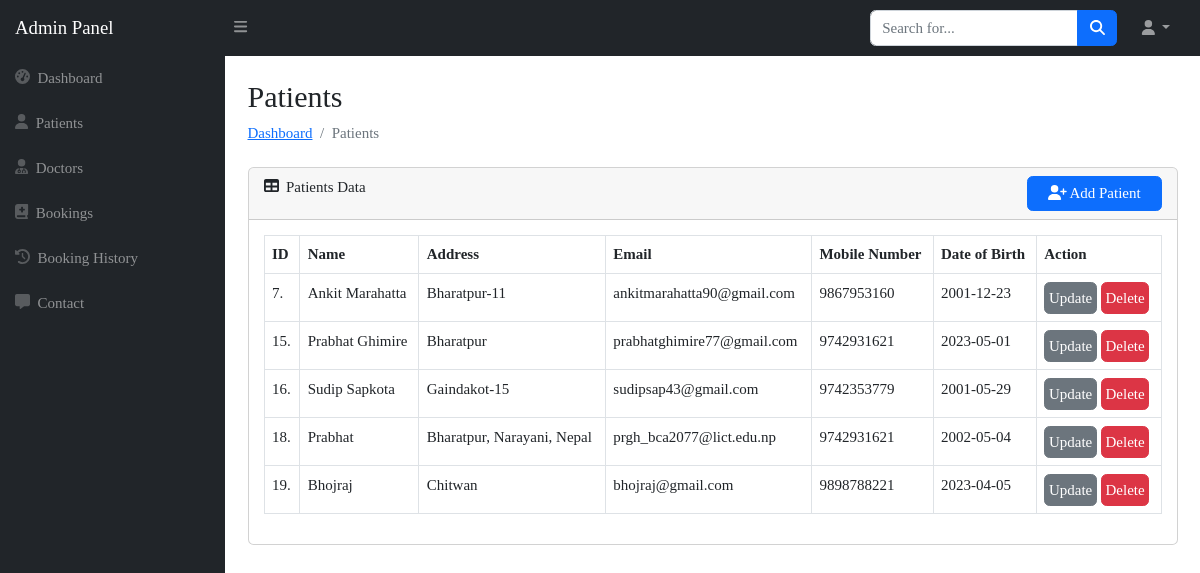
/admin/patient-details.php (signed in), run on the app's committed database.
### tables this page shows
CREATE TABLE `patients` (
  `p_id` int(11) NOT NULL,
  `full_name` varchar(255) DEFAULT NULL,
  `address` varchar(255) DEFAULT NULL,
  `email` varchar(255) DEFAULT NULL,
  `phone` varchar(20) DEFAULT NULL,
  `dob` date DEFAULT NULL,
  `password` varchar(255) DEFAULT NULL,
  `confirm_password` varchar(255) DEFAULT NULL
);

### admin/patient-details.php (the view, shortened to what this page needs)
<!DOCTYPE html>
<html lang="en">
<head>
    <link href="https://cdn.jsdelivr.net/npm/simple-datatables@7.1.2/dist/style.min.css" rel="stylesheet" />
    <link href="../css/styles.css" rel="stylesheet" />
</head>
<body class="sb-nav-fixed">
    <nav class="sb-topnav navbar navbar-expand navbar-dark bg-dark">
        <a class="navbar-brand ps-3" href="index.html">Admin Panel</a>
        <button class="btn btn-link btn-sm order-1 order-lg-0 me-4 me-lg-0" id="sidebarToggle" href="#!"><i class="fas fa-bars"></i></button>
        <form class="d-none d-md-inline-block form-inline ms-auto me-0 me-md-3 my-2 my-md-0">
            <div class="input-group">
                <input class="form-control" type="text" placeholder="Search for..." aria-label="Search for..." aria-describedby="btnNavbarSearch" />
                <button class="btn btn-primary" id="btnNavbarSearch" type="button"><i class="fas fa-search"></i></button>
            </div>
        </form>
        <ul class="navbar-nav ms-auto ms-md-0 me-3 me-lg-4">
            <li class="nav-item dropdown">
                <a class="nav-link dropdown-toggle" id="navbarDropdown" href="#" role="button" data-bs-toggle="dropdown" aria-expanded="false"><i class="fas fa-user fa-fw"></i></a>
            </li>
        </ul>
    </nav>
    <div id="layoutSidenav">
        <div id="layoutSidenav_nav">
            <nav class="sb-sidenav accordion sb-sidenav-dark" id="sidenavAccordion">
                <div class="sb-sidenav-menu">
                    <div class="nav">
                        <a class="nav-link" href="dashboard.php">
                            <div class="sb-nav-link-icon"><i class="fas fa-tachometer-alt"></i></div>
                            Dashboard
                        </a>
                        <a class="nav-link" href="patient-details.php">
                            <div class="sb-nav-link-icon"><i class="fa-solid fa-user"></i></div>
                            Patients
                        </a>
                        <a class="nav-link" href="doctor-details.php">
                            <div class="sb-nav-link-icon"><i class="fa-solid fa-user-doctor"></i></div>
                            Doctors
                        </a>
                        <a class="nav-link" href="admin-viewbooking.php">
                            <div class="sb-nav-link-icon"><i class="fa-solid fa-book-medical"></i></div>
                            Bookings
                        </a>
                        <a class="nav-link" href="bookinghistory.php">
                            <div class="sb-nav-link-icon"><i class="fa-solid fa-clock-rotate-left"></i></div>
                            Booking History
                        </a>
                        <a class="nav-link" href="contact-view.php">
                            <div class="sb-nav-link-icon"><i class="fa-solid fa-message"></i></div>
                            Contact
                        </a>
                    </div>
                </div>
            </nav>
        </div>
        <div id="layoutSidenav_content">
            <main>
                <div class="container-fluid px-4">
                    <h2 class="mt-4">Patients</h2>
                    <ol class="breadcrumb mb-4">
                        <li class="breadcrumb-item"><a href="dashboard.php">Dashboard</a></li>
                        <li class="breadcrumb-item active">Patients</li>
                    </ol>
                    <div class="card mb-4">
                        <div class="card-header">
                            <i class="fas fa-table me-1"></i>
                            Patients Data
                            <a href="#" id="addDoctorButton" class="btn btn-primary btn-block" style="width: 15%; float: right;">
                                <i class="fas fa-user-plus mr-2"></i> Add Patient
                            </a>
                        </div>
                        <div class="card-body">
                            <table id="datatablesSimple" class="table table-bordered">
                                <thead>
                                    <tr>
                                        <th>ID</th>
                                        <th>Name</th>
                                        <th>Address</th>
                                        <th>Email</th>
                                        <th>Mobile Number</th>
                                        <th>Date of Birth</th>
                                        <th>Action</th>
                                    </tr>
                                </thead>
                                <tbody>
                                    <?php
                                    include '../connection.php';
                                    $sql = "SELECT * FROM patients";
                                    $result = mysqli_query($con, $sql);
                                    if ($result) {
                                        while ($row = mysqli_fetch_assoc($result)) {
                                            $id = $row['p_id'];
                                            $full_name = $row['full_name'];
                                            $address = $row['address'];
                                            $email = $row['email'];
                                            $phone = $row['phone'];
                                            $dob = $row['dob'];
                                            echo '<tr>
                            <td>' . $id . '.</td>
                            <td>' . $full_name . '</td>
                            <td>' . $address . '</td>
                            <td>' . $email . '</td>
                            <td>' . $phone . '</td>
                            <td>' . $dob . '</td>
                            <td>
                                <a class="btn btn-secondary p-1 ml-1" href="update-patient.php?id=' . $id . '" role="button">Update</a>
                                <a class="btn btn-danger p-1 ml-1" href="delete-patients.php?id=' . $id . '" role="button">Delete</a>
                            </td>
                        </tr>';
                                        }
                                    }
                                    ?>
                                </tbody>
                            </table>
                        </div>
                    </div>
                </div>
            </main>
        </div>
    </div>
</body>
</html>

### admin/patient-details.php (style rules this page uses)
* { font-family: poppins; margin: 0; padding: 0; box-sizing: border-box; font-size: 15px; }

### data on the page
patients: p_id "7", full_name "Ankit Marahatta", address "Bharatpur-11", email "ankitmarahatta90@gmail.com", phone "9867953160", dob "2001-12-23"
patients: p_id "15", full_name "Prabhat Ghimire", address "Bharatpur", email "prabhatghimire77@gmail.com", phone "9742931621", dob "2023-05-01"
patients: p_id "16", full_name "Sudip Sapkota", address "Gaindakot-15", email "sudipsap43@gmail.com", phone "9742353779", dob "2001-05-29"
patients: p_id "18", full_name "Prabhat", address "Bharatpur, Narayani, Nepal", email "prgh_bca2077@lict.edu.np", phone "9742931621", dob "2002-05-04"
patients: p_id "19", full_name "Bhojraj", address "Chitwan", email "bhojraj@gmail.com", phone "9898788221", dob "2023-04-05"
